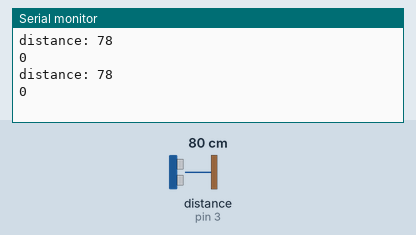
The sketch below on a simulated Arduino Uno, built with avr-gcc and run on an emulated ATmega328P. Parts: the last lines printed to the serial monitor. Wiring (inferred from the names in the program): ultrasonic range finder: trigger pin 5; echo pin 3. The test bench sets the inputs (shaded band); at power-on: distance to the obstacle (sensor on pin 3) 80 cm. The echo pulse lasts 58.3 µs per cm.

Above: at 1.8 s.
1.9 s: distance to the obstacle (sensor on pin 3) set to 2 cm
At 3.0 s:
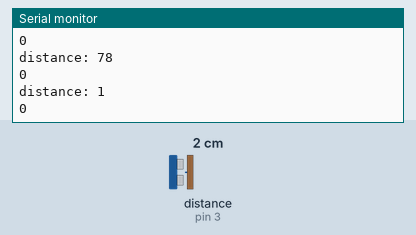
3.4 s: distance to the obstacle (sensor on pin 3) set to 4 cm
At 5.1 s:
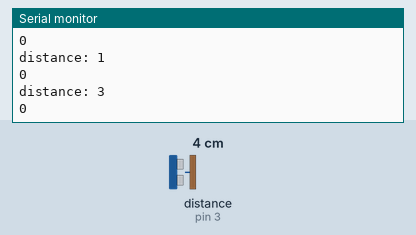
Timing chart, 0 to 6.6 s (numbered marks = the images above; inputs shaded):
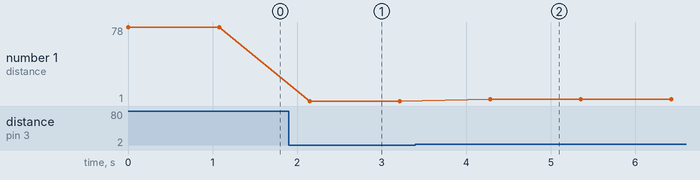

Measured:
- after the input at 1.9 s, the serial monitor: prints a new line after 0.25 s (image 1)
- after the input at 3.4 s, the serial monitor: prints a new line after 0.89 s (image 2)
- plotted number 1: 78 → 1 after the input at 1.9 s, 1 → 3 after the input at 3.4 s

The sketch:

IR_sonicSensor.ino
```cpp
#include <IRremote.hpp>

const int trigPin = 5;
const int echoPin = 3;
long duration;
int distance;

int irPin = 9;
uint16_t address = 0x0;
uint16_t command;
uint16_t repeat = 0;

void setup() {
  IrSender.begin(irPin);
  IrSender.enableIROut(38);

  Serial.begin(9600);
  pinMode(trigPin, OUTPUT);
  pinMode(echoPin, INPUT);
}

void loop() {
  digitalWrite(trigPin, LOW);
  delayMicroseconds(2);
  digitalWrite(trigPin, HIGH);
  delayMicroseconds(10);
  digitalWrite(trigPin, LOW);

  duration = pulseIn(echoPin, HIGH);

  distance = duration * 0.034 / 2;

  Serial.print("distance: ");
  Serial.println(distance);

  if(distance >= 10 && distance <= 20) {
    command = 0x1;
  }
  else {
    command = 0x0;
  }

  Serial.println(command, HEX);
  IrSender.sendRC5(address, command, repeat, false);
  delay(1000);
}
```
